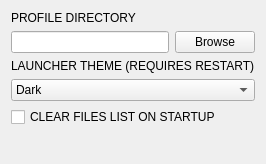
             <widget class="QWidget" name="scrollAreaWidgetContents">
              <property name="geometry">
               <rect>
                <x>0</x>
                <y>0</y>
                <width>253</width>
                <height>164</height>
               </rect>
              </property>
              <layout class="QVBoxLayout" name="verticalLayout_18">
               <item>
                <widget class="QLabel" name="ProfileDirLabel">
                 <property name="text">
                  <string>PROFILE DIRECTORY</string>
                 </property>
                </widget>
               </item>
               <item>
                <layout class="QHBoxLayout" name="horizontalLayout_21">
                 <item>
                  <widget class="QLineEdit" name="lineEdit"/>
                 </item>
                 <item>
                  <widget class="QPushButton" name="ProfileDirBrowseButton">
                   <property name="text">
                    <string>Browse</string>
                   </property>
                  </widget>
                 </item>
                </layout>
               </item>
               <item>
                <widget class="QLabel" name="label_4">
                 <property name="text">
                  <string>LAUNCHER THEME (REQUIRES RESTART)</string>
                 </property>
                </widget>
               </item>
               <item>
                <widget class="QComboBox" name="LauncherThemeInput">
                 <property name="enabled">
                  <bool>true</bool>
                 </property>
                 <item>
                  <property name="text">
                   <string>Dark</string>
                  </property>
                 </item>
                 <item>
                  <property name="text">
                   <string>Light</string>
                  </property>
                 </item>
                </widget>
               </item>
               <item>
                <widget class="QCheckBox" name="SaveFilesToConfigToggle">
                 <property name="text">
                  <string>CLEAR FILES LIST ON STARTUP</string>
                 </property>
                 <property name="checked">
                  <bool>false</bool>
                 </property>
                </widget>
               </item>
               <item>
                <spacer name="verticalSpacer_6">
                 <property name="orientation">
                  <enum>Qt::Vertical</enum>
                 </property>
                 <property name="sizeHint" stdset="0">
                  <size>
                   <width>20</width>
                   <height>244</height>
                  </size>
                 </property>
                </spacer>
               </item>
              </layout>
             </widget>
